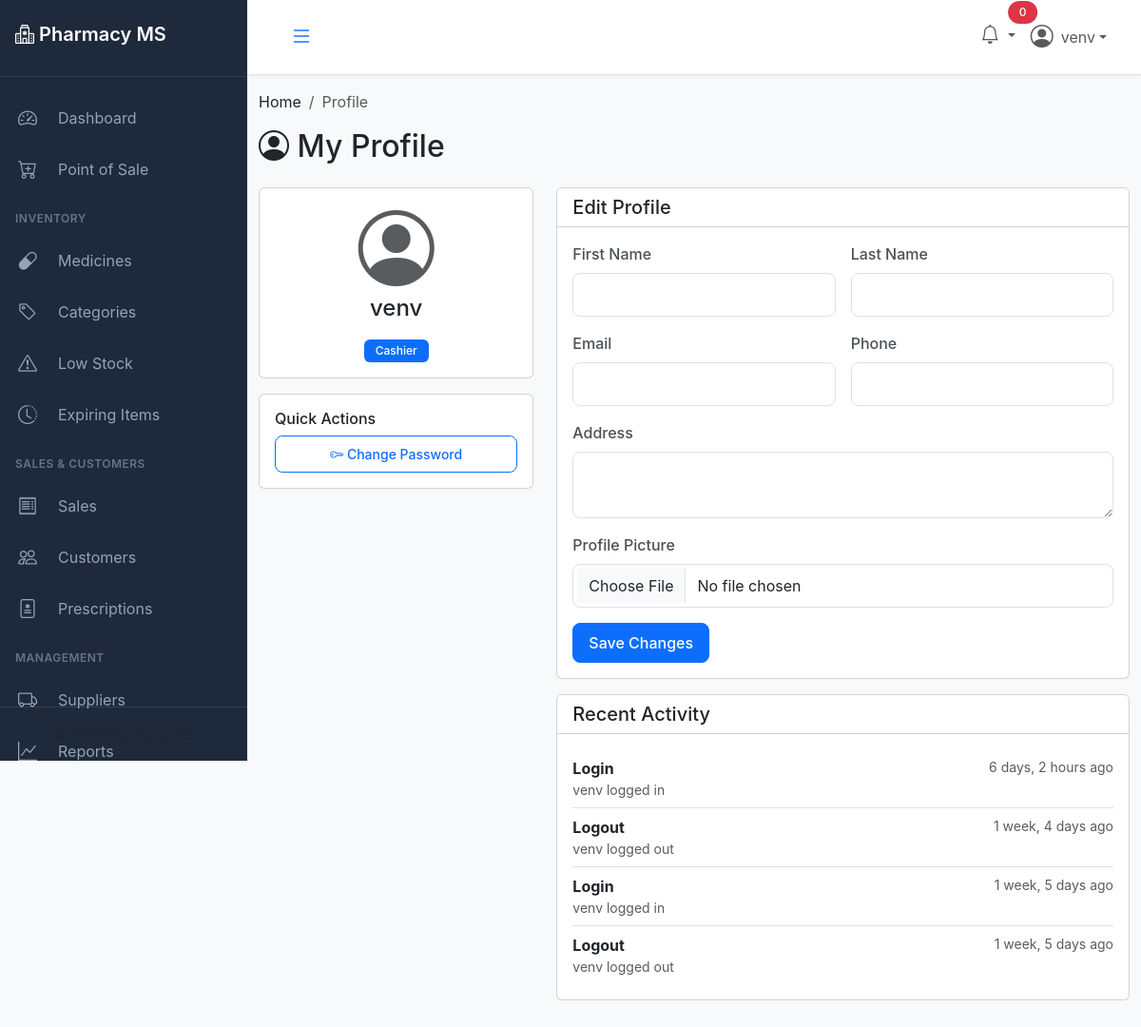
Page /profile/ (signed in) on the earlier database version.
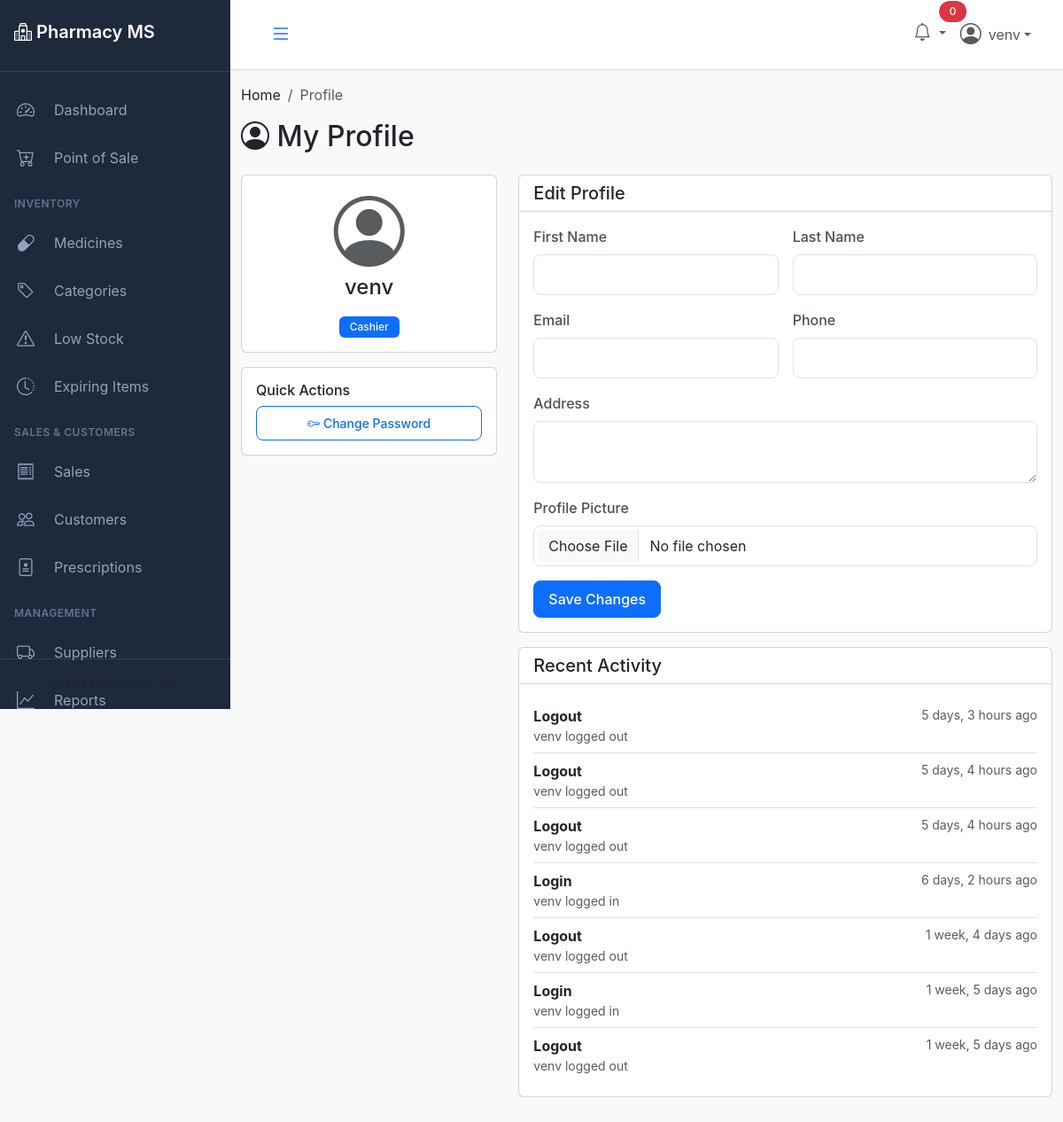
Same page on the later database version.
### accounts/models.py (models this page shows, shortened)
class User(AbstractUser):
    ROLE_CHOICES = (
        ('admin', 'Administrator'),
        ('pharmacist', 'Pharmacist'),
        ('cashier', 'Cashier'),
        ('manager', 'Manager'),
    )
    role = models.CharField(max_length=20, choices=ROLE_CHOICES, default='cashier')
    phone = models.CharField(max_length=15, blank=True)
    address = models.TextField(blank=True)
    profile_picture = models.ImageField(upload_to='profiles/', blank=True, null=True)
    employee_id = models.CharField(max_length=20, unique=True, blank=True, null=True)
    date_of_birth = models.DateField(null=True, blank=True)
    hire_date = models.DateField(null=True, blank=True)
    salary = models.DecimalField(max_digits=10, decimal_places=2, null=True, blank=True)
    is_active_employee = models.BooleanField(default=True)
    created_at = models.DateTimeField(auto_now_add=True)
    updated_at = models.DateTimeField(auto_now=True)
    class Meta:
        db_table = 'users'
        verbose_name = 'User'
        verbose_name_plural = 'Users'
        ordering = ['-date_joined']
    def get_full_name(self):
        return f"{self.first_name} {self.last_name}".strip() or self.username

class UserActivity(models.Model):
    ACTION_CHOICES = (
        ('login', 'Login'),
        ('logout', 'Logout'),
        ('create', 'Create'),
        ('update', 'Update'),
        ('delete', 'Delete'),
        ('sale', 'Sale Transaction'),
    )
    user = models.ForeignKey(User, on_delete=models.CASCADE, related_name='activities')
    action = models.CharField(max_length=20, choices=ACTION_CHOICES)
    description = models.TextField()
    ip_address = models.GenericIPAddressField(null=True, blank=True)
    user_agent = models.TextField(blank=True)
    timestamp = models.DateTimeField(auto_now_add=True)
    class Meta:
        db_table = 'user_activities'
        verbose_name = 'User Activity'
        verbose_name_plural = 'User Activities'
        ordering = ['-timestamp']

### accounts/views.py (the view, shortened to what this page needs)
# urls.py: path('profile/', views.profile_view, name='profile'),
@login_required
def profile_view(request):
    recent_activity = UserActivity.objects.filter(
        user=request.user
    ).order_by('-timestamp')[:10]
    context = {
        'recent_activity': recent_activity,
    }
    return render(request, 'accounts/profile.html', context)

### templates/accounts/profile.html (shortened to what this page needs)
{% extends 'base.html' %}
{% load static %}
{% block breadcrumb %}
<li class="breadcrumb-item active">Profile</li>
{% endblock %}
{% block content %}
<h2 class="mb-4"><i class="bi bi-person-circle"></i> My Profile</h2>
<div class="row">
    <div class="col-lg-4">
        <div class="card">
            <div class="card-body text-center">
                {% if user.profile_picture %}
                <img src="{{ user.profile_picture.url }}" class="rounded-circle mb-3" style="width: 150px; height: 150px; object-fit: cover;">
                {% else %}
                <i class="bi bi-person-circle display-1 text-muted mb-3"></i>
                {% endif %}
                <h4>{{ user.get_full_name|default:user.username }}</h4>
                <span class="badge bg-primary">{{ user.get_role_display }}</span>
            </div>
        </div>
        <div class="card mt-3">
            <div class="card-body">
                <h6 class="card-title">Quick Actions</h6>
                <div class="d-grid gap-2">
                    <a href="{% url 'accounts:change_password' %}" class="btn btn-outline-primary btn-sm">
                        <i class="bi bi-key"></i> Change Password
                    </a>
                </div>
            </div>
        </div>
    </div>
    <div class="col-lg-8">
        <div class="card">
            <div class="card-header bg-white">
                <h5 class="card-title mb-0">Edit Profile</h5>
            </div>
            <div class="card-body">
                <form method="post" enctype="multipart/form-data">
                    <div class="row g-3">
                        <div class="col-md-6">
                            <label class="form-label">First Name</label>
                            <input type="text" name="first_name" class="form-control" value="{{ user.first_name }}">
                        </div>
                        <div class="col-md-6">
                            <label class="form-label">Last Name</label>
                            <input type="text" name="last_name" class="form-control" value="{{ user.last_name }}">
                        </div>
                        <div class="col-md-6">
                            <label class="form-label">Email</label>
                            <input type="email" name="email" class="form-control" value="{{ user.email }}">
                        </div>
                        <div class="col-md-6">
                            <label class="form-label">Phone</label>
                            <input type="text" name="phone" class="form-control" value="{{ user.phone }}">
                        </div>
                        <div class="col-md-12">
                            <label class="form-label">Address</label>
                            <textarea name="address" class="form-control" rows="2">{{ user.address }}</textarea>
                        </div>
                        <div class="col-md-12">
                            <label class="form-label">Profile Picture</label>
                            <input type="file" name="profile_picture" class="form-control" accept="image/*">
                        </div>
                    </div>
                    <div class="mt-3">
                        <button type="submit" class="btn btn-primary">Save Changes</button>
                    </div>
                </form>
            </div>
        </div>
        <div class="card mt-3">
            <div class="card-header bg-white">
                <h5 class="card-title mb-0">Recent Activity</h5>
            </div>
            <div class="card-body">
                <div class="list-group list-group-flush">
                    {% for activity in recent_activity %}
                    <div class="list-group-item px-0">
                        <div class="d-flex justify-content-between">
                            <div>
                                <strong>{{ activity.get_action_display }}</strong>
                                <p class="mb-0 small text-muted">{{ activity.description }}</p>
                            </div>
                            <small class="text-muted">{{ activity.timestamp|timesince }} ago</small>
                        </div>
                    </div>
                    {% endfor %}
                </div>
            </div>
        </div>
    </div>
</div>
{% endblock %}

### templates/base.html (shortened to what this page needs)
<!DOCTYPE html>
<html lang="en">
<head>
    <link href="https://cdn.jsdelivr.net/npm/bootstrap@5.3.2/dist/css/bootstrap.min.css" rel="stylesheet">
    <link rel="stylesheet" href="https://cdn.jsdelivr.net/npm/bootstrap-icons@1.11.2/font/bootstrap-icons.css">
    <link rel="stylesheet" href="https://cdn.datatables.net/1.13.7/css/dataTables.bootstrap5.min.css">
    <link href="https://cdn.jsdelivr.net/npm/select2@4.1.0-rc.0/dist/css/select2.min.css" rel="stylesheet" />
    <link href="https://cdn.jsdelivr.net/npm/select2-bootstrap-5-theme@1.3.0/dist/select2-bootstrap-5-theme.min.css" rel="stylesheet" />
    {% load static %}
    <link rel="stylesheet" href="{% static 'css/style.css' %}">
</head>
<body>
    {% if user.is_authenticated %}
    <div class="sidebar" id="sidebar">
        <div class="sidebar-header">
            <h4><i class="bi bi-hospital"></i> Pharmacy MS</h4>
        </div>
        <ul class="sidebar-menu">
            <li>
                <a href="{% url 'accounts:dashboard' %}" class="{% if request.resolver_match.url_name == 'dashboard' %}active{% endif %}">
                    <i class="bi bi-speedometer2"></i>
                    <span>Dashboard</span>
                </a>
            </li>
            <li>
                <a href="{% url 'sales:pos' %}" class="{% if 'pos' in request.path %}active{% endif %}">
                    <i class="bi bi-cart-plus"></i>
                    <span>Point of Sale</span>
                </a>
            </li>
            <li class="menu-section">
                <span>INVENTORY</span>
            </li>
            <li>
                <a href="{% url 'inventory:medicine_list' %}" class="{% if 'inventory/medicines' in request.path %}active{% endif %}">
                    <i class="bi bi-capsule"></i>
                    <span>Medicines</span>
                </a>
            </li>
            <li>
                <a href="{% url 'inventory:categories' %}" class="{% if 'categories' in request.path %}active{% endif %}">
                    <i class="bi bi-tag"></i>
                    <span>Categories</span>
                </a>
            </li>
            <li>
                <a href="{% url 'inventory:low_stock' %}" class="{% if 'low-stock' in request.path %}active{% endif %}">
                    <i class="bi bi-exclamation-triangle"></i>
                    <span>Low Stock</span>
                </a>
            </li>
            <li>
                <a href="{% url 'inventory:expiring' %}" class="{% if 'expiring' in request.path %}active{% endif %}">
                    <i class="bi bi-clock-history"></i>
                    <span>Expiring Items</span>
                </a>
            </li>
            <li class="menu-section">
                <span>SALES & CUSTOMERS</span>
            </li>
            <li>
                <a href="{% url 'sales:sales_list' %}" class="{% if 'sales/sales' in request.path %}active{% endif %}">
                    <i class="bi bi-receipt"></i>
                    <span>Sales</span>
                </a>
            </li>
            <li>
                <a href="{% url 'customers:customer_list' %}" class="{% if 'customers' in request.path %}active{% endif %}">
                    <i class="bi bi-people"></i>
                    <span>Customers</span>
                </a>
            </li>
            <li>
                <a href="{% url 'prescriptions:prescription_list' %}" class="{% if 'prescriptions' in request.path %}active{% endif %}">
                    <i class="bi bi-file-medical"></i>
                    <span>Prescriptions</span>
                </a>
            </li>
            <li class="menu-section">
                <span>MANAGEMENT</span>
            </li>
            <li>
                <a href="{% url 'suppliers:supplier_list' %}" class="{% if 'suppliers' in request.path %}active{% endif %}">
                    <i class="bi bi-truck"></i>
                    <span>Suppliers</span>
                </a>
            </li>
            <li>
                <a href="{% url 'reports:dashboard' %}" class="{% if 'reports' in request.path %}active{% endif %}">
                    <i class="bi bi-graph-up"></i>
                    <span>Reports</span>
                </a>
            </li>
        </ul>
        <div class="sidebar-footer">
            <small class="text-muted">© 2024 Pharmacy MS</small>
        </div>
    </div>
    <div class="main-content" id="main-content">
        <nav class="navbar navbar-expand-lg navbar-light bg-white border-bottom">
            <div class="container-fluid">
                <button class="btn btn-link" id="sidebarToggle">
                    <i class="bi bi-list fs-4"></i>
                </button>
                <div class="navbar-nav ms-auto">
                    <div class="nav-item dropdown">
                        <a class="nav-link dropdown-toggle position-relative" href="#" id="notificationDropdown" role="button" data-bs-toggle="dropdown">
                            <i class="bi bi-bell fs-5"></i>
                            <span class="position-absolute top-0 start-100 translate-middle badge rounded-pill bg-danger">
                                {{ unread_notifications.count|default:0 }}
                            </span>
                        </a>
                    </div>
                    <div class="nav-item dropdown">
                        <a class="nav-link dropdown-toggle d-flex align-items-center" href="#" id="userDropdown" role="button" data-bs-toggle="dropdown">
                            {% if user.profile_picture %}
                                <img src="{{ user.profile_picture.url }}" alt="Profile" class="rounded-circle me-2" style="width: 32px; height: 32px; object-fit: cover;">
                            {% else %}
                                <i class="bi bi-person-circle fs-4 me-2"></i>
                            {% endif %}
                            <span>{{ user.get_full_name|default:user.username }}</span>
                        </a>
                    </div>
                </div>
            </div>
        </nav>
        <div class="container-fluid mt-3">
            <nav aria-label="breadcrumb">
                <ol class="breadcrumb">
                    <li class="breadcrumb-item"><a href="{% url 'accounts:dashboard' %}">Home</a></li>
                    {% block breadcrumb %}{% endblock %}
                </ol>
            </nav>
        </div>
        <div class="container-fluid mt-3 mb-5">
            {% block content %}{% endblock %}
        </div>
    </div>
    {% else %}
    {% block unauthenticated_content %}{% endblock %}
    {% endif %}
</body>
</html>

### static/css/style.css (style rules this page uses)
:root { --primary-color: #0d6efd; --secondary-color: #6c757d; --success-color: #198754; --danger-color: #dc3545; --warning-color: #ffc107; --info-color: #0dcaf0; --sidebar-width: 260px; --sidebar-bg: #1e293b; --sidebar-text: #94a3b8; --sidebar-active: #0d6efd; }
* { margin: 0; padding: 0; box-sizing: border-box; }
body { font-family: 'Inter', -apple-system, BlinkMacSystemFont, 'Segoe UI', Roboto, sans-serif; background-color: #f8f9fa; overflow-x: hidden; }
a { text-decoration: none; color: inherit; }
.sidebar { position: fixed; top: 0; left: 0; height: 100vh; width: var(--sidebar-width); background: var(--sidebar-bg); color: var(--sidebar-text); z-index: 1000; overflow-y: auto; transition: all 0.3s ease; }
.sidebar-header { padding: 1.5rem 1rem; border-bottom: 1px solid rgba(255, 255, 255, 0.1); }
.sidebar-header h4 { color: white; font-size: 1.25rem; font-weight: 600; white-space: nowrap; }
.sidebar-menu { list-style: none; padding: 1rem 0; margin: 0; }
.sidebar-menu li { margin: 0; }
.sidebar-menu .menu-section { padding: 1rem 1rem 0.5rem; font-size: 0.75rem; font-weight: 600; color: #64748b; text-transform: uppercase; letter-spacing: 0.5px; }
.sidebar-menu a { display: flex; align-items: center; padding: 0.75rem 1rem; color: var(--sidebar-text); transition: all 0.2s ease; border-left: 3px solid transparent; }
.sidebar-menu a i { font-size: 1.25rem; min-width: 30px; }
.sidebar-menu a span { margin-left: 0.75rem; white-space: nowrap; }
.sidebar-footer { position: absolute; bottom: 0; width: 100%; padding: 1rem; border-top: 1px solid rgba(255, 255, 255, 0.1); text-align: center; }
.main-content { margin-left: var(--sidebar-width); min-height: 100vh; transition: margin-left 0.3s ease; }
.navbar { box-shadow: 0 2px 4px rgba(0,0,0,0.04); padding: 0.75rem 1rem; }
.btn { border-radius: 8px; padding: 0.5rem 1rem; font-weight: 500; transition: all 0.2s ease; }
.btn-primary { background: var(--primary-color); border-color: var(--primary-color); }
.badge { padding: 0.375rem 0.75rem; font-weight: 500; border-radius: 6px; }
.form-control, .form-select { border-radius: 8px; border: 1px solid #dee2e6; padding: 0.625rem 1rem; transition: all 0.2s ease; }
.form-label { font-weight: 500; color: #495057; margin-bottom: 0.5rem; }

Differences in the rows shown:
added UserActivity: action "Logout", description "venv logged out", timestamp "5 days, 3 hours"
added UserActivity: action "Logout", description "venv logged out", timestamp "5 days, 4 hours"
added UserActivity: action "Logout", description "venv logged out", timestamp "5 days, 4 hours"
